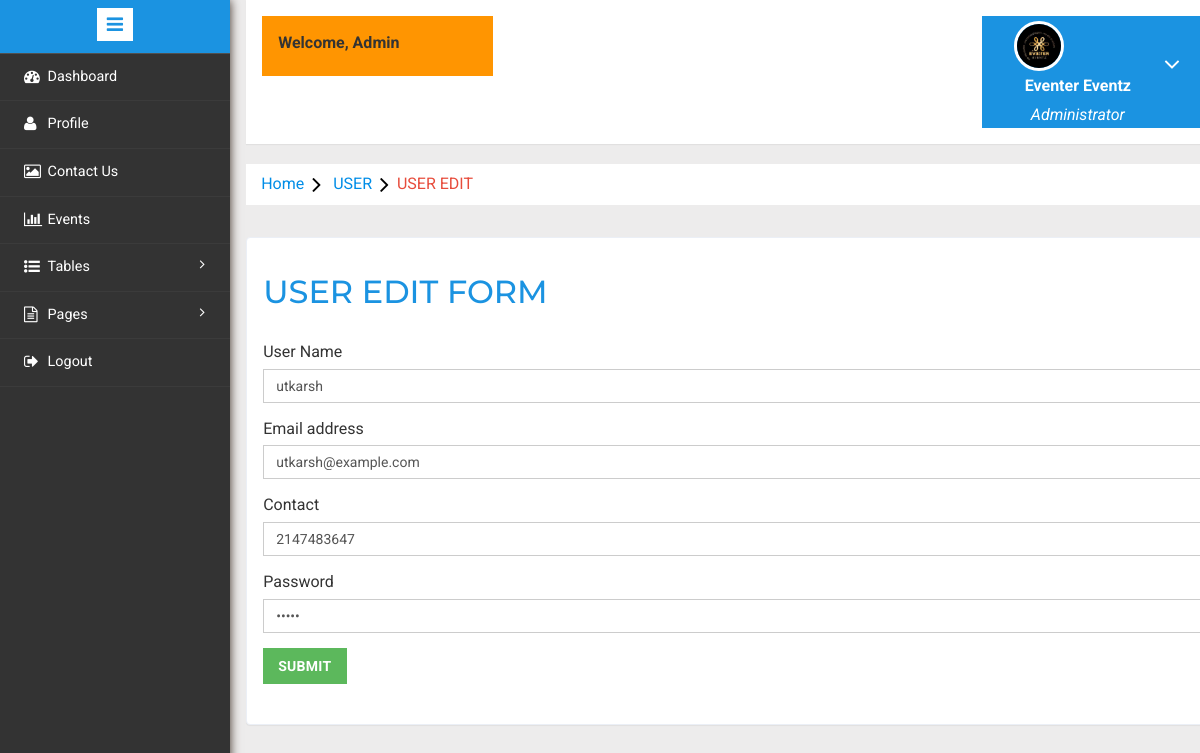
Page /admin/user_edit.php?user=4 on the committed database.
### tables this page shows
CREATE TABLE `users` (
  `id` int(11) NOT NULL,
  `username` varchar(255) NOT NULL,
  `email` varchar(50) NOT NULL,
  `contact` int(11) NOT NULL,
  `password` varchar(255) NOT NULL
);

### admin/user_edit.php (the view, shortened to what this page needs)
<?php
include('headertop.php');
include('header.php');
include('connection.php');
$userid = $_GET['user'];
$sql = "select * from users where id = '$userid'";
$result = mysqli_query($con, $sql);
$data = mysqli_fetch_assoc($result);
?>
<ol class="breadcrumb">
              <li class="breadcrumb-item"><a href="index.php">Home</a><i class="fa fa-angle-right"></i><a href="user.php"> USER</a><i class="fa fa-angle-right"></i>USER EDIT</a></li>
      </ol>
<div class="grid-form">
 		<div class="grid-form1">
 		<h2 id="forms-example" class="">USER EDIT FORM</h2>
 		<form action="user_update.php" method="POST">
 	 <div class="form-group">
    <label for="exampleInputEmail1">User Name</label>
    <input type="text" class="form-control" id="exampleInputEmail1" name="username" value="<?php echo $data['username']?>">
  </div>
  <div class="form-group">
    <label for="exampleInputEmail1">Email address</label>
    <input type="email" class="form-control" id="exampleInputEmail1" name="email" value="<?php echo $data['email']?>">
  </div>
   <div class="form-group">
    <label for="exampleInputEmail1">Contact</label>
    <input type="number" class="form-control" id="exampleInputEmail1" name="contact" value="<?php echo $data['contact']?>">
  </div>
  <div class="form-group">
    <label for="exampleInputPassword1">Password</label>
    <input type="password" class="form-control" id="exampleInputPassword1" name="password" value="<?php echo $data['password']?>">
  </div>
  <button type="submit" class="btn btn-success">Submit</button>
</form>
</div>

### rows in the picture
users: username "utkarsh", email "utkarsh@example.com", contact "2147483647"
